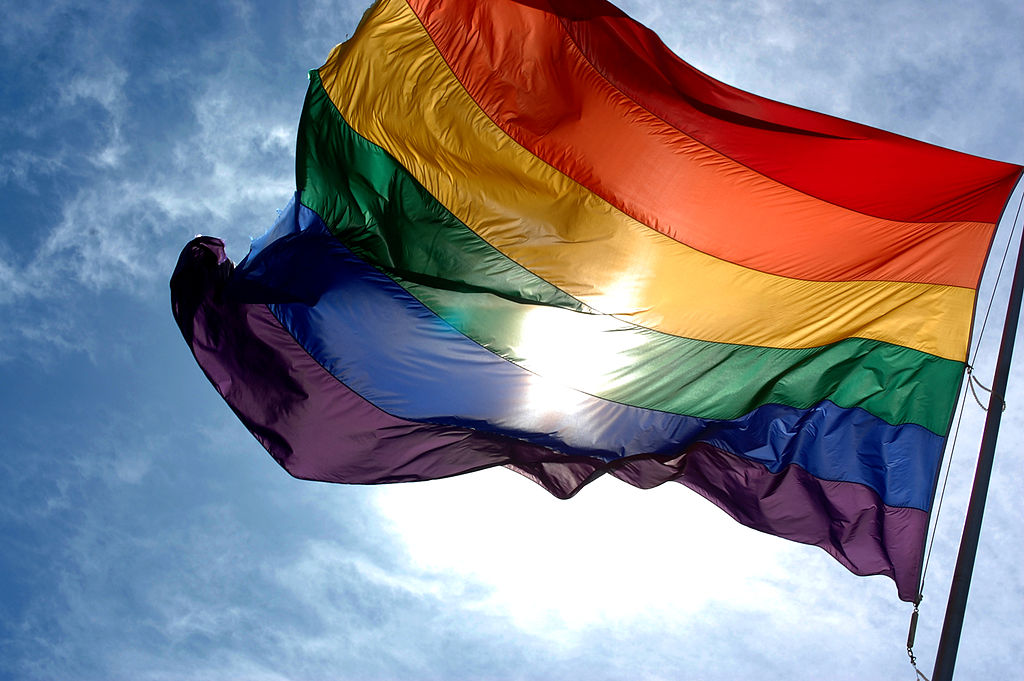
#> input picture 18.image_pyramids/images/rainbow_flag.jpg, 1024 x 681 px
$ python run.py
#> lines starting #> are read from the running program, lines starting #| are printed output that depends on the picture
import cv2
import matplotlib.pyplot as plt

image = cv2.imread("images/rainbow_flag.jpg")
#> image is the input picture: shape (681, 1024, 3); mean B, G, R 139.6, 129.7, 134

image = cv2.cvtColor(image, cv2.COLOR_BGR2RGB)

plt.imshow(image)
plt.show()

level_1 = cv2.pyrDown(image)
level_2 = cv2.pyrDown(level_1)
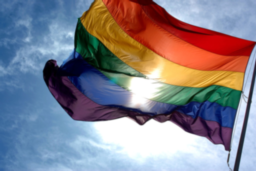
#> level_2: shape (171, 256, 3); mean R, G, B 133.9, 129.7, 139.7
level_3 = cv2.pyrDown(level_2)
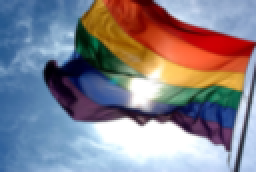
#> level_3: shape (86, 128, 3) (shown 2 times larger); mean R, G, B 133.7, 129.7, 139.9

f, (ax1, ax2, ax3, ax4) = plt.subplots(1, 4, figsize=(20, 10))

ax1.set_title("Original")
ax1.imshow(image)

ax2.imshow(level_1)
ax2.set_xlim([0, image.shape[1]])
ax2.set_xlim([image.shape[0], 0])

ax3.imshow(level_2)
ax3.set_xlim([0, image.shape[1]])
ax3.set_ylim([image.shape[0], 0])

ax4.imshow(level_3)
ax4.set_xlim([0, image.shape[1]])
ax4.set_ylim([image.shape[0], 0])

plt.show()
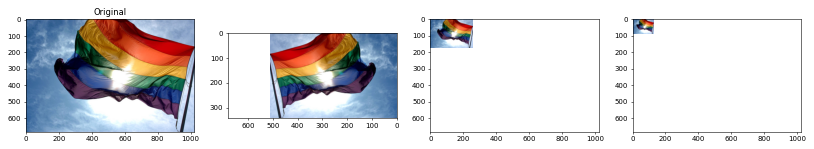
#> figure drawn by matplotlib, 4 panels
